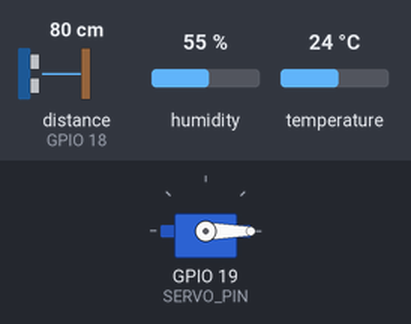
Simulated run of this sketch. Board: ESP32. Shown: servo. Wiring (inferred from the names in the program): ultrasonic range finder: trigger GPIO 5; echo GPIO 18. Inputs (shaded band) come from the test bench; at power-on: distance to the obstacle (sensor on GPIO 18) 80 cm, humidity 55 %, temperature 24 °C. The echo pulse lasts 58.3 µs per cm; WiFi joins after 1.5 s; servers stay silent unless stated; what the sketch prints to the serial monitor is not drawn.

Above: at 2.7 s.
2.8 s: distance to the obstacle (sensor on GPIO 18) set to 32 cm
5.6 s: distance to the obstacle (sensor on GPIO 18) set to 27 cm
At 6.4 s:
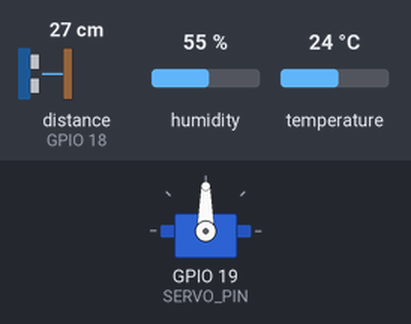
14.5 s: distance to the obstacle (sensor on GPIO 18) set to 35 cm
At 18.4 s:
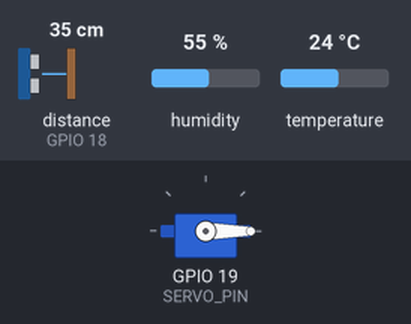
21.8 s: distance to the obstacle (sensor on GPIO 18) set to 2 cm
At 22.6 s:
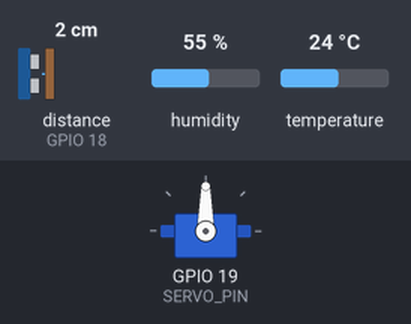
Timing chart, 0 to 31.7 s (numbered marks = the images above; inputs shaded):
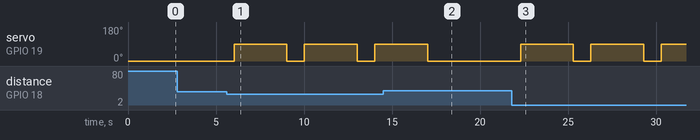

The sketch:

contactless_tempreature_monitoring__1_.ino
```cpp
#include <WiFi.h>
#include <ThingSpeak.h>
#include <DHT.h>
#include <ESP32Servo.h>

// ===== Wi-Fi Credentials =====
const char* WIFI_NAME = "YOUR_WIFI_NAME";
const char* WIFI_PASSWORD = "YOUR_WIFI_PASSWORD";

// ===== ThingSpeak Credentials =====
unsigned long CHANNEL_ID = 0000000;  // Replace with your ThingSpeak Channel ID
const char* WRITE_API_KEY = "YOUR_WRITE_API_KEY";

// ===== ESP32 Pins =====
#define DHT_PIN 26
#define DHT_TYPE DHT11
#define TRIG_PIN 5
#define ECHO_PIN 18
#define SERVO_PIN 19

DHT dht(DHT_PIN, DHT_TYPE);
Servo gateServo;
WiFiClient client;

// ===== Gate Settings =====
const float DETECT_DISTANCE = 30.0;
const int CLOSED_ANGLE = 0;
const int OPEN_ANGLE = 90;

bool gateIsOpen = false;
unsigned long gateOpenedAt = 0;
unsigned long lastUpload = 0;
unsigned long lastRead = 0;

float temperatureC = 0;
float humidityPct = 0;
float distanceCm = -1;

// ===== Read Ultrasonic Distance =====
float readDistanceCM() {
  digitalWrite(TRIG_PIN, LOW);
  delayMicroseconds(2);

  digitalWrite(TRIG_PIN, HIGH);
  delayMicroseconds(10);
  digitalWrite(TRIG_PIN, LOW);

  unsigned long duration = pulseIn(ECHO_PIN, HIGH, 30000);

  if (duration == 0) {
    return -1;
  }

  return duration * 0.0343 / 2.0;
}

void setup() {
  Serial.begin(115200);

  pinMode(TRIG_PIN, OUTPUT);
  pinMode(ECHO_PIN, INPUT);

  dht.begin();

  gateServo.setPeriodHertz(50);
  gateServo.attach(SERVO_PIN, 500, 2400);
  gateServo.write(CLOSED_ANGLE);

  // Connect to Wi-Fi
  WiFi.mode(WIFI_STA);
  WiFi.begin(WIFI_NAME, WIFI_PASSWORD);

  Serial.print("Connecting to Wi-Fi...");

  unsigned long startTime = millis();

  while (WiFi.status() != WL_CONNECTED &&
         millis() - startTime < 20000) {
    delay(500);
    Serial.print(".");
  }

  if (WiFi.status() == WL_CONNECTED) {
    Serial.println("\nWi-Fi connected!");
    Serial.print("IP address: ");
    Serial.println(WiFi.localIP());
  } else {
    Serial.println("\nWi-Fi connection failed!");
  }

  ThingSpeak.begin(client);
}

void loop() {
  // Read sensors every 2 seconds
  if (millis() - lastRead >= 2000) {
    lastRead = millis();

    float t = dht.readTemperature();
    float h = dht.readHumidity();
    float d = readDistanceCM();

    if (!isnan(t)) temperatureC = t;
    if (!isnan(h)) humidityPct = h;

    distanceCm = d;

    Serial.printf(
      "Temp: %.1f C | Humidity: %.1f %% | Distance: %.1f cm\n",
      temperatureC, humidityPct, distanceCm
    );

    // Open gate when an object is detected
    if (d > 0 && d <= DETECT_DISTANCE && !gateIsOpen) {
      gateServo.write(OPEN_ANGLE);
      gateIsOpen = true;
      gateOpenedAt = millis();
      Serial.println("Gate OPEN");
    }
  }

  // Close gate after 3 seconds
  if (gateIsOpen && millis() - gateOpenedAt >= 3000) {
    gateServo.write(CLOSED_ANGLE);
    gateIsOpen = false;
    Serial.println("Gate CLOSED");
  }

  // Upload data every 20 seconds
  if (millis() - lastUpload >= 20000) {
    lastUpload = millis();

    if (WiFi.status() == WL_CONNECTED) {
      ThingSpeak.setField(1, temperatureC);
      ThingSpeak.setField(2, humidityPct);
      ThingSpeak.setField(3, distanceCm);
      ThingSpeak.setField(4, gateIsOpen ? 1 : 0);

      int response = ThingSpeak.writeFields(
        CHANNEL_ID, WRITE_API_KEY
      );

      if (response == 200) {
        Serial.println("ThingSpeak upload SUCCESS!");
      } else {
        Serial.printf(
          "ThingSpeak upload FAILED. HTTP code: %d\n",
          response
        );
      }
    } else {
      Serial.println("Wi-Fi disconnected. Reconnecting...");
      WiFi.reconnect();
    }
  }
}
```

Measured:
- the behaviour switches between 31 and 30 cm on distance to the obstacle (sensor on GPIO 18) (found by bisection; images 0 and 1)
- after the input at 2.8 s, every drawn part: stays the same
- after the input at 5.6 s, servo on GPIO 19 (SERVO_PIN): alternates 90° for 3.0 s and 0° for 1.0 s, starting after 0.43 s
- after the input at 14.5 s, servo on GPIO 19 (SERVO_PIN): goes on until 17.0 s, then stays 0°
- after the input at 21.8 s, servo on GPIO 19 (SERVO_PIN): alternates 90° for 3.0 s and 0° for 1.0 s, starting after 0.50 s
